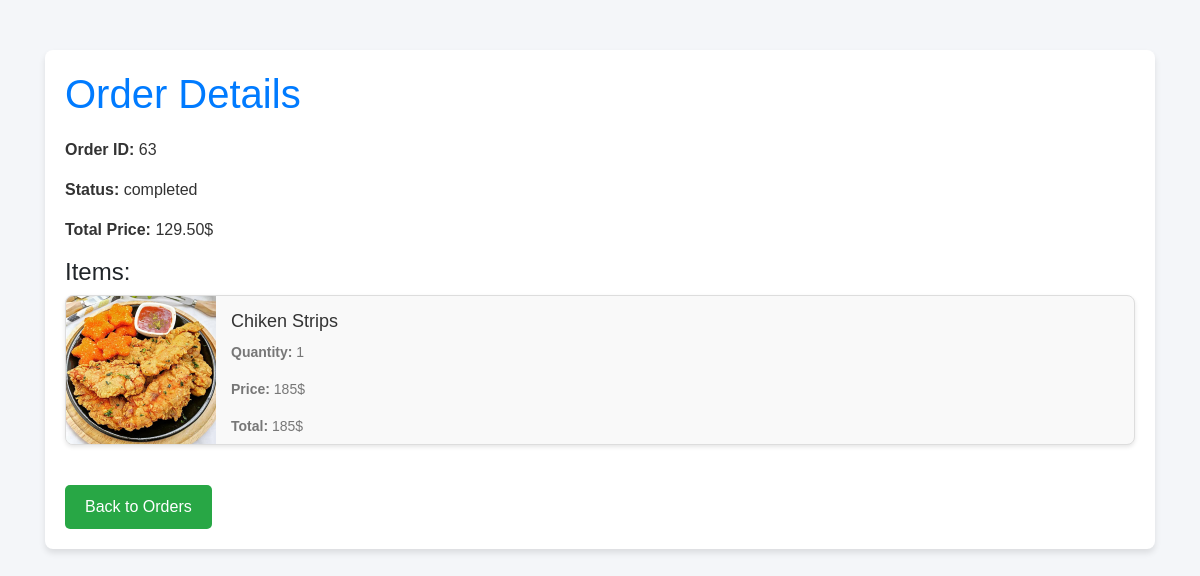
The page /customer/order/63/ (signed in) on the database its author committed.
### main/models.py (models this page shows, shortened)
class Order(models.Model):
    STATUS_CHOICES = [
        ('pending', 'Pending'),
        ('completed', 'Completed'),
        ('cancelled', 'Cancelled'),
    ]
    customer = models.ForeignKey(settings.AUTH_USER_MODEL, on_delete=models.CASCADE)
    address = models.TextField()
    order_date = models.DateTimeField(auto_now_add=True)
    status = models.CharField(max_length=20, choices=STATUS_CHOICES, default='pending')
    total_price = models.DecimalField(max_digits=10, decimal_places=2, default=0.00)
    discount_amount = models.DecimalField(max_digits=10, decimal_places=2, default=0.00)
    discount_code = models.CharField(max_length=50, blank=True, null=True)

class OrderItem(models.Model):
    order = models.ForeignKey(Order, related_name='items', on_delete=models.CASCADE)
    food = models.ForeignKey(Food, on_delete=models.CASCADE)
    quantity = models.PositiveIntegerField(default=1)
    @property
    def total_price(self):
        return self.food.price * self.quantity

class Food(models.Model):
    CATEGORY_CHOICES = [
        ('irani', 'Irani'),
        ('kebab', 'Kebab'),
        ('pizza', 'Pizza'),
        ('burger', 'Burger'),
        ('strips', 'Strips'),
        ('salad', 'Salad'),
    ]
    name = models.CharField(max_length=100)
    description = models.TextField()
    price = models.PositiveIntegerField(default=0)
    image = models.ImageField(upload_to='food_images/', default='food_images/default_food.jpg')
    created_by = models.ForeignKey(settings.AUTH_USER_MODEL, on_delete=models.CASCADE)
    category = models.CharField(max_length=50, choices=CATEGORY_CHOICES, default='irani')
    stock = models.PositiveIntegerField(default=0)
    rating = models.DecimalField(max_digits=3, decimal_places=2, default=0.0, blank=True)
    rating_count = models.PositiveIntegerField(default=0)
    preparation_time = models.PositiveBigIntegerField(default=30)

### main/views.py (the view)
# urls.py: path('customer/order/<int:order_id>/', CustomerOrderDetailView.as_view(), name='customer_order_detail'),
class CustomerOrderDetailView(LoginRequiredMixin, DetailView):
    model = Order
    template_name = 'customer/order_detail.html'
    context_object_name = 'order'
    def get_object(self, queryset=None):
        return get_object_or_404(Order, id=self.kwargs['order_id'], customer=self.request.user)

### main/templates/customer/order_detail.html (shortened to what this page needs)
<!DOCTYPE html>
<html lang="en">
<head>
    <link href="https://stackpath.bootstrapcdn.com/bootstrap/4.5.2/css/bootstrap.min.css" rel="stylesheet">
</head>
<body>
<div class="container">
    <div class="order-details">
        <h1>Order Details</h1>
        <p><strong>Order ID:</strong> {{ order.id }}</p>
        <p><strong>Status:</strong> {{ order.status }}</p>
        <p><strong>Total Price:</strong> {{ order.total_price }}$</p>
        <h4>Items:</h4>
        <ul>
            {% for item in order.items.all %}
                <li>
                    <div class="food-item-card">
                        <img src="{{ item.food.image.url }}" alt="{{ item.food.name }}">
                        <div class="food-item-card-body">
                            <h5>{{ item.food.name }}</h5>
                            <p><strong>Quantity:</strong> {{ item.quantity }}</p>
                            <p><strong>Price:</strong> {{ item.food.price }}$</p>
                            <p><strong>Total:</strong> {{ item.total_price }}$</p>
                        </div>
                    </div>
                </li>
            {% endfor %}
        </ul>
        <a href="{% url 'customer_order_list' %}" class="btn-back">Back to Orders</a>
    </div>
</div>
</body>
</html>

### main/templates/customer/order_detail.html (style rules this page uses)
body { background-color: #f4f6f9; font-family: Arial, sans-serif; }
.container { margin-top: 50px; }
.order-details { background-color: #ffffff; padding: 20px; border-radius: 8px; box-shadow: 0 4px 6px rgba(0, 0, 0, 0.1); }
.order-details h1 { color: #007bff; margin-bottom: 20px; }
.order-details p { font-size: 16px; color: #333; }
.order-details ul { list-style-type: none; padding-left: 0; }
.order-details li { margin-bottom: 20px; }
.food-item-card { border: 1px solid #ddd; border-radius: 8px; overflow: hidden; display: flex; margin-bottom: 20px; background-color: #f9f9f9; box-shadow: 0 2px 4px rgba(0, 0, 0, 0.1); height: 150px; }
.food-item-card img { width: 150px; height: 150px; object-fit: cover; }
.food-item-card-body { padding: 15px; flex-grow: 1; }
.food-item-card-body h5 { font-size: 18px; margin-bottom: 10px; color: #333; }
.food-item-card-body p { font-size: 14px; color: #777; }
.order-details .btn-back { background-color: #28a745; color: white; border-radius: 5px; padding: 10px 20px; text-decoration: none; display: inline-block; margin-top: 20px; }

### rows shown on the page
Order: id "63", status "completed", total_price "129.50"
OrderItem: food.image (picture), food.name "Chiken Strips", quantity "1", food.price "185", total_price "185"
